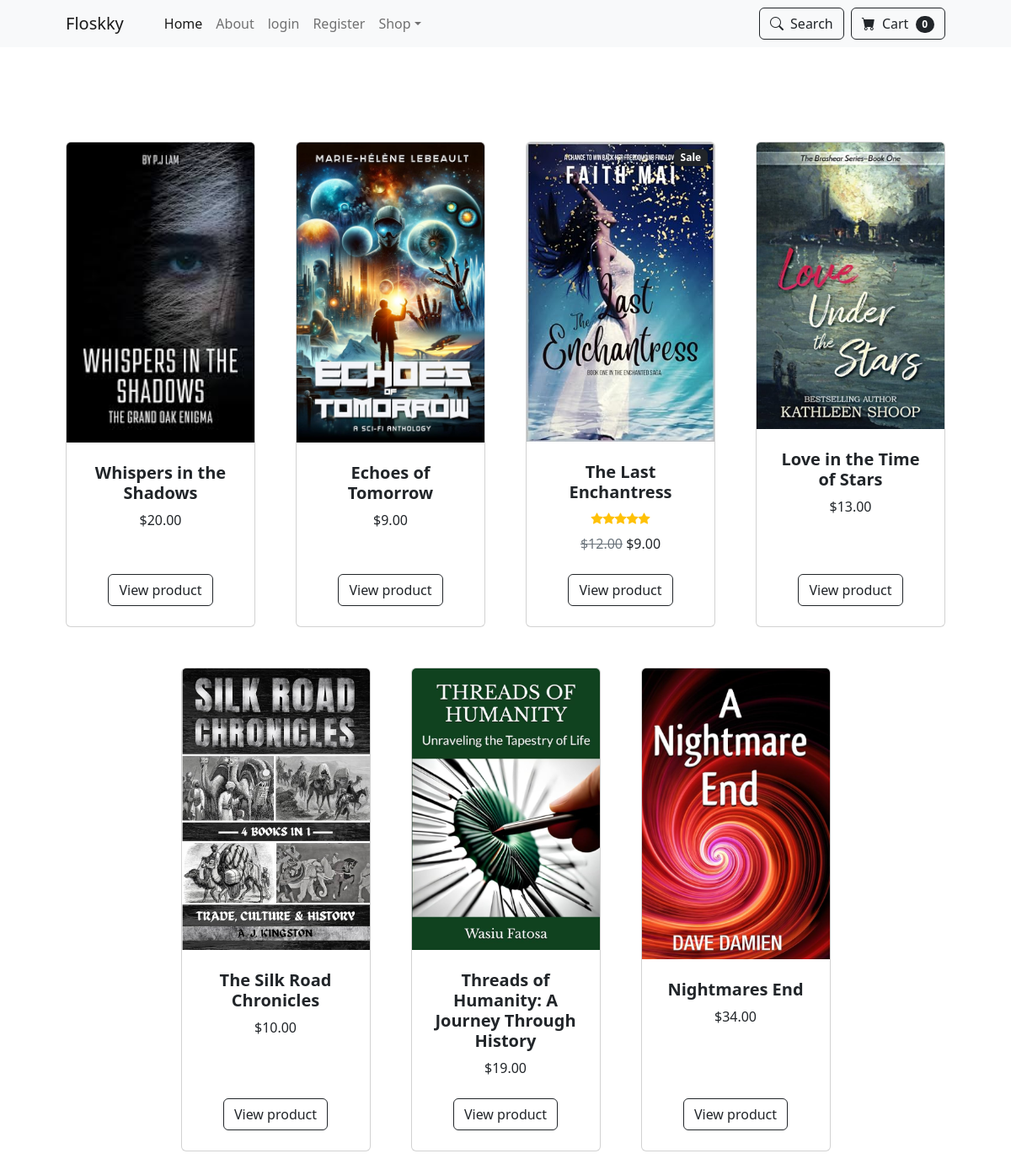
Screenshot of /category/fiction-books with the database file from the repository.
### store/models.py (models this page shows, shortened)
class Product(models.Model):
    name = models.CharField(max_length=100)
    price = models.DecimalField(default=0, decimal_places=2, max_digits=6)
    category = models.ForeignKey(Category, on_delete=models.CASCADE)
    description = models.CharField(max_length=250, blank=True, null=True)
    image = models.ImageField(upload_to="uploads/products/")
    is_sale = models.BooleanField(default=False)
    sale_price = models.DecimalField(default=0, decimal_places=2, max_digits=6)

### store/views.py (the view)
# urls.py: path("category/<str:category_name>", product_category, name="category"),
def product_category(request, category_name):
    try:
        category = Category.objects.get(name=category_name)
        products = Product.objects.filter(category=category)
        context = {"products" : products}
        return render(request, "category.html", context)
    except ValueError:
        messages.success(request, "category does not exist......")
        pass

### cart/cart.py (called while the page is built)
    def __len__(self):
        return sum(1 for _ in self.cart)

### cart/context_processors.py (called while the page is built)
def cart(request):
    return {'cart':Cart(request)}

### store/templates/category.html (shortened to what this page needs)
{% extends "base.html" %}
{% block content %}
<section class="py-5">
    <div class="container px-4 px-lg-5 mt-5">
        <div class="row gx-4 gx-lg-5 row-cols-2 row-cols-md-3 row-cols-xl-4 justify-content-center">
            {% for product in products %}
            {% if product.is_sale %}
            <div class="col mb-5">
                <div class="card h-100">
                    <div class="badge bg-dark text-white position-absolute" style="top: 0.5rem; right: 0.5rem">Sale</div>
                    <img class="card-img-top" src="{{product.image.url}}" alt="..." />
                    <div class="card-body p-4">
                        <div class="text-center">
                            <h5 class="fw-bolder">{{product.name}}</h5>
                            <div class="d-flex justify-content-center small text-warning mb-2">
                                <div class="bi-star-fill"></div>
                                <div class="bi-star-fill"></div>
                                <div class="bi-star-fill"></div>
                                <div class="bi-star-fill"></div>
                                <div class="bi-star-fill"></div>
                            </div>
                            <span class="text-muted text-decoration-line-through">${{product.price}}</span>
                            ${{product.sale_price}}
                        </div>
                    </div>
                    <div class="card-footer p-4 pt-0 border-top-0 bg-transparent">
                        <div class="text-center"><a class="btn btn-outline-dark mt-auto" href="{% url 'product' product.id %}">View product</a></div>
                    </div>
                </div>
            </div>
            {% else %}
            <div class="col mb-5">
                <div class="card h-100">
                    <img class="card-img-top" src="{{product.image.url}}" alt="..." />
                    <div class="card-body p-4">
                        <div class="text-center">
                            <h5 class="fw-bolder">{{product.name}}</h5>
                            ${{product.price}}
                        </div>
                    </div>
                    <div class="card-footer p-4 pt-0 border-top-0 bg-transparent">
                        <div class="text-center"><a class="btn btn-outline-dark mt-auto" href="{% url 'product' product.id %}">View product</a></div>
                    </div>
                </div>
            </div>
            {% endif %}
            {% endfor %}
        </div>
    </div>
</section>
{% endblock content %}

### rows the page displays
Product: image (picture), name "Whispers in the Shadows", price "20.00"
Product: image (picture), name "Echoes of Tomorrow", price "9.00"
Product: image (picture), name "The Last Enchantress", price "12.00", sale_price "9.00"
Product: image (picture), name "Love in the Time of Stars", price "13.00"
Product: image (picture), name "The Silk Road Chronicles", price "10.00"
Product: image (picture), name "Threads of Humanity: A Journey Through History", price "19.00"
Product: image (picture), name "Nightmares End", price "34.00"

### other values shown
{{ cart|length }} "0"
